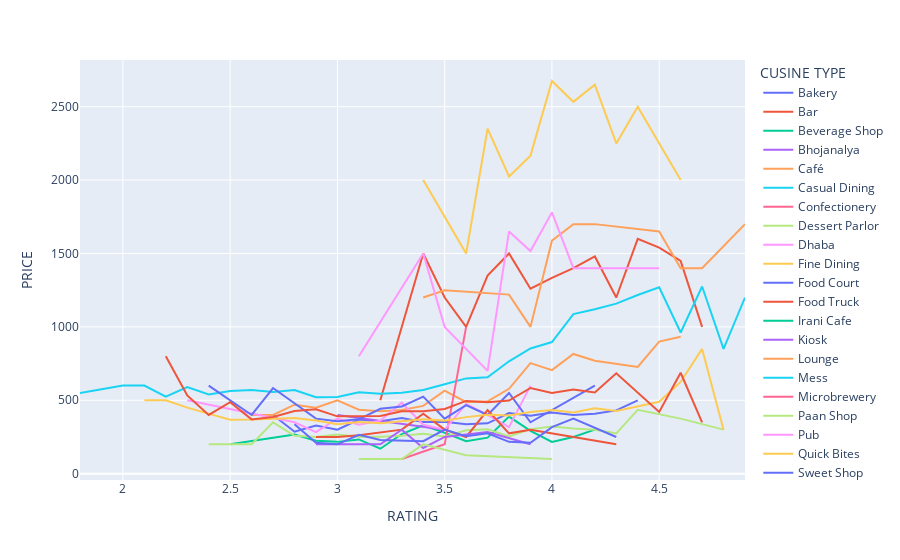

Notebook code cell kept with this figure:
### Code cell
fig=px.line(price_rating_df, y="PRICE", x="RATING",color='CUSINE TYPE')
fig.show()

### Figure 1 — Plotly figure (JSON) as saved in the notebook; plotly's stock layout.template omitted (floating-point values rounded to 4 significant figures)
{"data": [{"hovertemplate": "CUSINE TYPE=Bakery<br>RATING=%{x}<br>PRICE=%{y}<extra></extra>", "legendgroup": "Bakery", "line": {"color": "#636efa", "dash": "solid"}, "marker": {"symbol": "circle"}, "mode": "lines", "name": "Bakery", "orientation": "v", "showlegend": true, "type": "scatter", "x": [2.7, 2.8, 2.9, 3, 3.1, 3.2, 3.3, 3.4, 3.5, 3.6, 3.7, 3.8, 3.9, 4, 4.1, 4.2, 4.3, 4.4], "xaxis": "x", "y": [400, 285.7, 328.6, 300, 369.1, 357.1, 379.1, 352.2, 354.0, 337.5, 342.9, 413.5, 393.9, 417.4, 400, 408.3, 431.2, 500], "yaxis": "y"}, {"hovertemplate": "CUSINE TYPE=Bar<br>RATING=%{x}<br>PRICE=%{y}<extra></extra>", "legendgroup": "Bar", "line": {"color": "#EF553B", "dash": "solid"}, "marker": {"symbol": "circle"}, "mode": "lines", "name": "Bar", "orientation": "v", "showlegend": true, "type": "scatter", "x": [3.2, 3.4, 3.5, 3.6, 3.7, 3.8, 3.9, 4, 4.1, 4.2, 4.3, 4.4, 4.5, 4.6, 4.7], "xaxis": "x", "y": [500, 1500, 1200, 1000, 1350, 1500, 1260, 1333.0, 1400, 1480, 1200, 1600, 1540, 1450, 1000], "yaxis": "y"}, {"hovertemplate": "CUSINE TYPE=Beverage Shop<br>RATING=%{x}<br>PRICE=%{y}<extra></extra>", "legendgroup": "Beverage Shop", "line": {"color": "#00cc96", "dash": "solid"}, "marker": {"symbol": "circle"}, "mode": "lines", "name": "Beverage Shop", "orientation": "v", "showlegend": true, "type": "scatter", "x": [2.5, 2.8, 2.9, 3, 3.1, 3.2, 3.3, 3.4, 3.5, 3.6, 3.7, 3.8, 3.9, 4, 4.1, 4.2], "xaxis": "x", "y": [200, 266.7, 225, 216.7, 233.3, 170, 270, 330, 279.2, 221.4, 245.5, 388.9, 291.7, 216.7, 250, 300], "yaxis": "y"}, {"hovertemplate": "CUSINE TYPE=Bhojanalya<br>RATING=%{x}<br>PRICE=%{y}<extra></extra>", "legendgroup": "Bhojanalya", "line": {"color": "#ab63fa", "dash": "solid"}, "marker": {"symbol": "circle"}, "mode": "lines", "name": "Bhojanalya", "orientation": "v", "showlegend": true, "type": "scatter", "x": [3, 3.5], "xaxis": "x", "y": [400, 300], "yaxis": "y"}, {"hovertemplate": "CUSINE TYPE=Café<br>RATING=%{x}<br>PRICE=%{y}<extra></extra>", "legendgroup": "Café", "line": {"color": "#FFA15A", "dash": "solid"}, "marker": {"symbol": "circle"}, "mode": "lines", "name": "Café", "orientation": "v", "showlegend": true, "type": "scatter", "x": [2.6, 2.7, 2.8, 2.9, 3, 3.1, 3.2, 3.3, 3.4, 3.5, 3.6, 3.7, 3.8, 3.9, 4, 4.1, 4.2, 4.3, 4.4, 4.5, 4.6], "xaxis": "x", "y": [400, 400, 470, 450, 500, 435.7, 425, 433.3, 461.5, 565.9, 487.5, 493.3, 578.0, 752.9, 705.8, 815.5, 769.0, 747.4, 726.9, 900, 933.3], "yaxis": "y"}, {"hovertemplate": "CUSINE TYPE=Casual Dining<br>RATING=%{x}<br>PRICE=%{y}<extra></extra>", "legendgroup": "Casual Dining", "line": {"color": "#19d3f3", "dash": "solid"}, "marker": {"symbol": "circle"}, "mode": "lines", "name": "Casual Dining", "orientation": "v", "showlegend": true, "type": "scatter", "x": [1.8, 2, 2.1, 2.2, 2.3, 2.4, 2.5, 2.6, 2.7, 2.8, 2.9, 3, 3.1, 3.2, 3.3, 3.4, 3.5, 3.6, 3.7, 3.8, 3.9, 4, 4.1, 4.2, 4.3, 4.4, 4.5, 4.6, 4.7, 4.8, 4.9], "xaxis": "x", "y": [550, 600, 600, 525, 590, 540, 563.3, 569.2, 556.5, 570.1, 520.5, 522.7, 555.3, 544.9, 551.1, 570.5, 609.7, 649.2, 657.1, 765.7, 852.9, 896.6, 1087.0, 1120, 1158.0, 1217.0, 1269.0, 961.5, 1275, 850, 1200], "yaxis": "y"}, {"hovertemplate": "CUSINE TYPE=Confectionery<br>RATING=%{x}<br>PRICE=%{y}<extra></extra>", "legendgroup": "Confectionery", "line": {"color": "#FF6692", "dash": "solid"}, "marker": {"symbol": "circle"}, "mode": "lines", "name": "Confectionery", "orientation": "v", "showlegend": true, "type": "scatter", "x": [3.3, 3.5, 3.6], "xaxis": "x", "y": [100, 200, 1000], "yaxis": "y"}, {"hovertemplate": "CUSINE TYPE=Dessert Parlor<br>RATING=%{x}<br>PRICE=%{y}<extra></extra>", "legendgroup": "Dessert Parlor", "line": {"color": "#B6E880", "dash": "solid"}, "marker": {"symbol": "circle"}, "mode": "lines", "name": "Dessert Parlor", "orientation": "v", "showlegend": true, "type": "scatter", "x": [2.4, 2.6, 2.7, 2.8, 2.9, 3, 3.1, 3.2, 3.3, 3.4, 3.5, 3.6, 3.7, 3.8, 3.9, 4, 4.1, 4.2, 4.3, 4.4, 4.6, 4.8], "xaxis": "x", "y": [200, 200, 350, 258.3, 250, 267.5, 251.5, 251.7, 257.9, 271.2, 252.6, 295.3, 303.0, 254.4, 303.4, 321.4, 308.3, 300, 275, 435, 375, 300], "yaxis": "y"}, {"hovertemplate": "CUSINE TYPE=Dhaba<br>RATING=%{x}<br>PRICE=%{y}<extra></extra>", "legendgroup": "Dhaba", "line": {"color": "#FF97FF", "dash": "solid"}, "marker": {"symbol": "circle"}, "mode": "lines", "name": "Dhaba", "orientation": "v", "showlegend": true, "type": "scatter", "x": [2.3, 2.8, 2.9, 3, 3.1, 3.2, 3.3, 3.4, 3.5, 3.6, 3.7, 3.8, 3.9], "xaxis": "x", "y": [500, 350, 283.3, 375, 333.3, 361, 483.3, 333.3, 300, 475, 400, 316.7, 600], "yaxis": "y"}, {"hovertemplate": "CUSINE TYPE=Fine Dining<br>RATING=%{x}<br>PRICE=%{y}<extra></extra>", "legendgroup": "Fine Dining", "line": {"color": "#FECB52", "dash": "solid"}, "marker": {"symbol": "circle"}, "mode": "lines", "name": "Fine Dining", "orientation": "v", "showlegend": true, "type": "scatter", "x": [3.4, 3.6, 3.7, 3.8, 3.9, 4, 4.1, 4.2, 4.3, 4.4, 4.6], "xaxis": "x", "y": [2000, 1500, 2350, 2025, 2167.0, 2675, 2533.0, 2650, 2250, 2500, 2000], "yaxis": "y"}, {"hovertemplate": "CUSINE TYPE=Food Court<br>RATING=%{x}<br>PRICE=%{y}<extra></extra>", "legendgroup": "Food Court", "line": {"color": "#636efa", "dash": "solid"}, "marker": {"symbol": "circle"}, "mode": "lines", "name": "Food Court", "orientation": "v", "showlegend": true, "type": "scatter", "x": [2.4, 2.6, 2.7, 2.9, 3, 3.1, 3.2, 3.3, 3.4, 3.5, 3.6, 3.7, 3.8, 3.9, 4.2], "xaxis": "x", "y": [600, 400, 583.3, 375, 357.1, 370, 441.7, 458.3, 525, 375, 466.7, 400, 550, 350, 600], "yaxis": "y"}, {"hovertemplate": "CUSINE TYPE=Food Truck<br>RATING=%{x}<br>PRICE=%{y}<extra></extra>", "legendgroup": "Food Truck", "line": {"color": "#EF553B", "dash": "solid"}, "marker": {"symbol": "circle"}, "mode": "lines", "name": "Food Truck", "orientation": "v", "showlegend": true, "type": "scatter", "x": [2.9, 3, 3.1, 3.3, 3.4, 3.5, 3.6, 3.7, 3.8, 3.9, 4.1, 4.3], "xaxis": "x", "y": [250, 250, 262.5, 300, 408.3, 300, 250, 433.3, 275, 300, 250, 200], "yaxis": "y"}, {"hovertemplate": "CUSINE TYPE=Irani Cafe<br>RATING=%{x}<br>PRICE=%{y}<extra></extra>", "legendgroup": "Irani Cafe", "line": {"color": "#00cc96", "dash": "solid"}, "marker": {"symbol": "circle"}, "mode": "lines", "name": "Irani Cafe", "orientation": "v", "showlegend": true, "type": "scatter", "x": [3.6], "xaxis": "x", "y": [250], "yaxis": "y"}, {"hovertemplate": "CUSINE TYPE=Kiosk<br>RATING=%{x}<br>PRICE=%{y}<extra></extra>", "legendgroup": "Kiosk", "line": {"color": "#ab63fa", "dash": "solid"}, "marker": {"symbol": "circle"}, "mode": "lines", "name": "Kiosk", "orientation": "v", "showlegend": true, "type": "scatter", "x": [2.9, 3.2, 3.3, 3.4, 3.5, 3.7, 3.9], "xaxis": "x", "y": [200, 200, 300, 175, 250, 283.3, 200], "yaxis": "y"}, {"hovertemplate": "CUSINE TYPE=Lounge<br>RATING=%{x}<br>PRICE=%{y}<extra></extra>", "legendgroup": "Lounge", "line": {"color": "#FFA15A", "dash": "solid"}, "marker": {"symbol": "circle"}, "mode": "lines", "name": "Lounge", "orientation": "v", "showlegend": true, "type": "scatter", "x": [3.4, 3.5, 3.8, 3.9, 4, 4.1, 4.2, 4.5, 4.6, 4.7, 4.9], "xaxis": "x", "y": [1200, 1250, 1220, 1000, 1588.0, 1700, 1700, 1650, 1400, 1400, 1700], "yaxis": "y"}, {"hovertemplate": "CUSINE TYPE=Mess<br>RATING=%{x}<br>PRICE=%{y}<extra></extra>", "legendgroup": "Mess", "line": {"color": "#19d3f3", "dash": "solid"}, "marker": {"symbol": "circle"}, "mode": "lines", "name": "Mess", "orientation": "v", "showlegend": true, "type": "scatter", "x": [3.6], "xaxis": "x", "y": [300], "yaxis": "y"}, {"hovertemplate": "CUSINE TYPE=Microbrewery<br>RATING=%{x}<br>PRICE=%{y}<extra></extra>", "legendgroup": "Microbrewery", "line": {"color": "#FF6692", "dash": "solid"}, "marker": {"symbol": "circle"}, "mode": "lines", "name": "Microbrewery", "orientation": "v", "showlegend": true, "type": "scatter", "x": [4.4], "xaxis": "x", "y": [2000], "yaxis": "y"}, {"hovertemplate": "CUSINE TYPE=Paan Shop<br>RATING=%{x}<br>PRICE=%{y}<extra></extra>", "legendgroup": "Paan Shop", "line": {"color": "#B6E880", "dash": "solid"}, "marker": {"symbol": "circle"}, "mode": "lines", "name": "Paan Shop", "orientation": "v", "showlegend": true, "type": "scatter", "x": [3.1, 3.3, 3.4, 3.6, 4], "xaxis": "x", "y": [100, 100, 200, 125, 100], "yaxis": "y"}, {"hovertemplate": "CUSINE TYPE=Pub<br>RATING=%{x}<br>PRICE=%{y}<extra></extra>", "legendgroup": "Pub", "line": {"color": "#FF97FF", "dash": "solid"}, "marker": {"symbol": "circle"}, "mode": "lines", "name": "Pub", "orientation": "v", "showlegend": true, "type": "scatter", "x": [3.1, 3.4, 3.5, 3.7, 3.8, 3.9, 4, 4.1, 4.5], "xaxis": "x", "y": [800, 1500, 1000, 700, 1650, 1517.0, 1780, 1400, 1400], "yaxis": "y"}, {"hovertemplate": "CUSINE TYPE=Quick Bites<br>RATING=%{x}<br>PRICE=%{y}<extra></extra>", "legendgroup": "Quick Bites", "line": {"color": "#FECB52", "dash": "solid"}, "marker": {"symbol": "circle"}, "mode": "lines", "name": "Quick Bites", "orientation": "v", "showlegend": true, "type": "scatter", "x": [2.1, 2.2, 2.3, 2.4, 2.5, 2.6, 2.7, 2.8, 2.9, 3, 3.1, 3.2, 3.3, 3.4, 3.5, 3.6, 3.7, 3.8, 3.9, 4, 4.1, 4.2, 4.3, 4.4, 4.5, 4.6, 4.7, 4.8], "xaxis": "x", "y": [500, 500, 450, 410, 367.6, 369.2, 375, 379.6, 361.7, 336.4, 351.8, 343.6, 357.2, 371.3, 361.4, 385.2, 401.8, 395.6, 420.5, 433.0, 417.6, 445, 426.6, 457.1, 490, 625, 850, 300], "yaxis": "y"}, {"hovertemplate": "CUSINE TYPE=Sweet Shop<br>RATING=%{x}<br>PRICE=%{y}<extra></extra>", "legendgroup": "Sweet Shop", "line": {"color": "#636efa", "dash": "solid"}, "marker": {"symbol": "circle"}, "mode": "lines", "name": "Sweet Shop", "orientation": "v", "showlegend": true, "type": "scatter", "x": [2.8, 2.9, 3, 3.1, 3.2, 3.3, 3.4, 3.5, 3.6, 3.7, 3.8, 3.9, 4, 4.1, 4.3], "xaxis": "x", "y": [337.5, 210, 200, 265.4, 230, 225, 221.4, 300, 255.6, 275, 216.7, 210, 316.7, 375, 250], "yaxis": "y"}, {"hovertemplate": "CUSINE TYPE=none<br>RATING=%{x}<br>PRICE=%{y}<extra></extra>", "legendgroup": "none", "line": {"color": "#EF553B", "dash": "solid"}, "marker": {"symbol": "circle"}, "mode": "lines", "name": "none", "orientation": "v", "showlegend": true, "type": "scatter", "x": [2.2, 2.3, 2.4, 2.5, 2.6, 2.7, 2.8, 2.9, 3, 3.1, 3.2, 3.3, 3.4, 3.5, 3.6, 3.7, 3.8, 3.9, 4, 4.1, 4.2, 4.3, 4.4, 4.5, 4.6, 4.7], "xaxis": "x", "y": [800, 533.3, 400, 487.5, 370, 386.7, 427, 439.3, 390.6, 392.3, 392.4, 425.2, 424.9, 440.3, 495.8, 486.0, 497.9, 583.6, 550, 574.1, 553.8, 683.3, 555, 420, 687.5, 350], "yaxis": "y"}], "layout": {"autosize": true, "legend": {"title": {"text": "CUSINE TYPE"}, "tracegroupgap": 0}, "margin": {"t": 60}, "xaxis": {"anchor": "y", "autorange": true, "domain": [0, 1], "range": [1.8, 4.9], "title": {"text": "RATING"}, "type": "linear"}, "yaxis": {"anchor": "x", "autorange": true, "domain": [0, 1], "range": [-43.06, 2818.0], "title": {"text": "PRICE"}, "type": "linear"}}}
